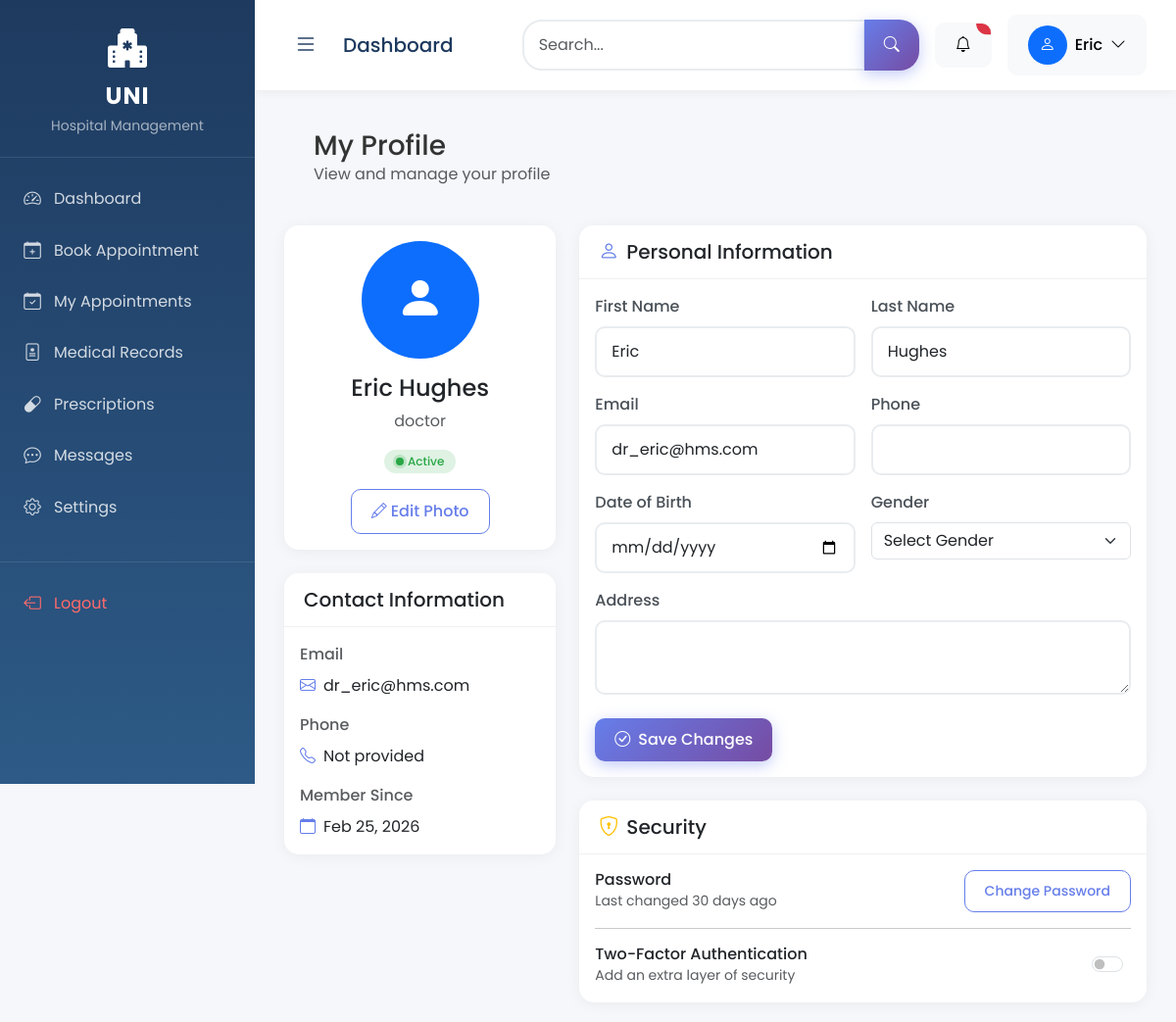
The page /dashboard/profile/ (signed in) on the database its author committed.
### apps/users/models.py (models this page shows)
class User(AbstractUser):
    class Role(models.TextChoices):
        ADMIN = 'ADMIN', 'Admin'
        DOCTOR = 'DOCTOR', 'Doctor'
        PATIENT = 'PATIENT', 'Patient'
    role = models.CharField(max_length=50, choices=Role.choices, default=Role.PATIENT)

### core/views.py (the view)
# urls.py: path('profile/', views.profile, name='profile'),
@login_required
@never_cache
def profile(request):
    if not request.user.is_authenticated:
        return redirect('login')
    return render(request, 'profile.html', {'user': request.user})

### templates/profile.html (shortened to what this page needs)
{% extends "base.html" %}
{% load static %}
{% block content %}
<div class="header">
    <div class="d-flex justify-content-between align-items-center">
        <div>
            <h1 class="h3 mb-0 fade-in">My Profile</h1>
            <p class="text-muted mb-0 fade-in delay-1">View and manage your profile</p>
        </div>
    </div>
</div>
<div class="row">
    <div class="col-lg-4">
        <div class="card text-center mb-4">
            <div class="card-body">
                <div class="avatar-circle bg-primary text-white mx-auto mb-3" style="width: 120px; height: 120px; border-radius: 50%; display: flex; align-items: center; justify-content: center; font-size: 3rem;">
                    <i class="bi bi-person-fill"></i>
                </div>
                <h4>{{ user.first_name }} {{ user.last_name }}</h4>
                <p class="text-muted">{{ user.get_role_display|default:"User" }}</p>
                <span class="badge badge-soft-success mb-3">
                    <span class="status-dot online me-1"></span>Active
                </span>
                <div class="d-flex justify-content-center gap-2">
                    <button class="btn btn-outline-primary">
                        <i class="bi bi-pencil me-1"></i>Edit Photo
                    </button>
                </div>
            </div>
        </div>
        <div class="card">
            <div class="card-header">
                <h5 class="mb-0">Contact Information</h5>
            </div>
            <div class="card-body">
                <div class="mb-3">
                    <label class="form-label text-muted">Email</label>
                    <p class="mb-0"><i class="bi bi-envelope me-2 text-primary"></i>{{ user.email }}</p>
                </div>
                <div class="mb-3">
                    <label class="form-label text-muted">Phone</label>
                    <p class="mb-0"><i class="bi bi-telephone me-2 text-primary"></i>{{ user.phone_number|default:"Not provided" }}</p>
                </div>
                <div class="mb-0">
                    <label class="form-label text-muted">Member Since</label>
                    <p class="mb-0"><i class="bi bi-calendar me-2 text-primary"></i>{{ user.date_joined|date:"M d, Y" }}</p>
                </div>
            </div>
        </div>
    </div>
    <div class="col-lg-8">
        <div class="card mb-4">
            <div class="card-header">
                <h5 class="mb-0"><i class="bi bi-person me-2 text-primary"></i>Personal Information</h5>
            </div>
            <div class="card-body">
                <form>
                    <div class="row g-3">
                        <div class="col-md-6">
                            <label class="form-label">First Name</label>
                            <input type="text" class="form-control" value="{{ user.first_name }}">
                        </div>
                        <div class="col-md-6">
                            <label class="form-label">Last Name</label>
                            <input type="text" class="form-control" value="{{ user.last_name }}">
                        </div>
                        <div class="col-md-6">
                            <label class="form-label">Email</label>
                            <input type="email" class="form-control" value="{{ user.email }}">
                        </div>
                        <div class="col-md-6">
                            <label class="form-label">Phone</label>
                            <input type="tel" class="form-control" value="{{ user.phone_number|default:'' }}">
                        </div>
                        <div class="col-md-6">
                            <label class="form-label">Date of Birth</label>
                            <input type="date" class="form-control">
                        </div>
                        <div class="col-md-6">
                            <label class="form-label">Gender</label>
                            <select class="form-select">
                                <option value="">Select Gender</option>
                            </select>
                        </div>
                        <div class="col-12">
                            <label class="form-label">Address</label>
                            <textarea class="form-control" rows="2"></textarea>
                        </div>
                    </div>
                    <div class="mt-4">
                        <button type="submit" class="btn btn-primary">
                            <i class="bi bi-check-circle me-2"></i>Save Changes
                        </button>
                    </div>
                </form>
            </div>
        </div>
        <div class="card">
            <div class="card-header">
                <h5 class="mb-0"><i class="bi bi-shield-lock me-2 text-warning"></i>Security</h5>
            </div>
            <div class="card-body">
                <div class="d-flex justify-content-between align-items-center mb-3">
                    <div>
                        <h6 class="mb-0">Password</h6>
                        <small class="text-muted">Last changed 30 days ago</small>
                    </div>
                    <button class="btn btn-outline-primary btn-sm">Change Password</button>
                </div>
                <hr>
                <div class="d-flex justify-content-between align-items-center">
                    <div>
                        <h6 class="mb-0">Two-Factor Authentication</h6>
                        <small class="text-muted">Add an extra layer of security</small>
                    </div>
                    <div class="form-check form-switch">
                        <input class="form-check-input" type="checkbox" id="twoFactor">
                    </div>
                </div>
            </div>
        </div>
    </div>
</div>
{% endblock %}

### templates/base.html (shortened to what this page needs)
{% load static %}
<!DOCTYPE html>
<html lang="en" data-bs-theme="light">
<head>
    <link href="https://cdn.jsdelivr.net/npm/bootstrap@5.3.3/dist/css/bootstrap.min.css" rel="stylesheet">
    <link rel="stylesheet" href="https://cdn.jsdelivr.net/npm/bootstrap-icons@1.11.3/font/bootstrap-icons.min.css">
    <link rel="stylesheet" href="{% static 'css/style.css' %}">
</head>
<body>
    {% if user.is_authenticated %}
    <div class="sidebar" id="sidebar">
        <div class="sidebar-brand">
            <i class="bi bi-hospital-fill brand-icon"></i>
            <div class="brand-text">UNI</div>
            <small style="color: rgba(255,255,255,0.6);">Hospital Management</small>
        </div>
        <div class="sidebar-menu">
{% if user.role == 'ADMIN' %}
            <a href="{% url 'core:admin-dashboard' %}" class="sidebar-menu-item {% if request.resolver_match.url_name == 'admin-dashboard' %}active{% endif %}">
                <i class="bi bi-speedometer2"></i>Dashboard
            </a>
            <a href="{% url 'core:patient-list' %}" class="sidebar-menu-item {% if request.resolver_match.url_name == 'patient-list' %}active{% endif %}">
                <i class="bi bi-people"></i>Patients
            </a>
            <a href="{% url 'core:doctor-list' %}" class="sidebar-menu-item {% if request.resolver_match.url_name == 'doctor-list' %}active{% endif %}">
                <i class="bi bi-person-heart"></i>Doctors
            </a>
            <a href="{% url 'core:appointment-list' %}" class="sidebar-menu-item {% if request.resolver_match.url_name == 'appointment-list' %}active{% endif %}">
                <i class="bi bi-calendar-check"></i>Appointments
            </a>
            <a href="{% url 'core:medical-records' %}" class="sidebar-menu-item {% if request.resolver_match.url_name == 'medical-records' %}active{% endif %}">
                <i class="bi bi-file-medical"></i>Medical Records
            </a>
            <a href="{% url 'core:prescriptions' %}" class="sidebar-menu-item {% if request.resolver_match.url_name == 'prescriptions' %}active{% endif %}">
                <i class="bi bi-capsule"></i>Prescriptions
            </a>
            <a href="{% url 'core:messages' %}" class="sidebar-menu-item {% if request.resolver_match.url_name == 'messages' %}active{% endif %}">
                <i class="bi bi-chat-dots"></i>Messages
            </a>
            <a href="{% url 'core:settings' %}" class="sidebar-menu-item {% if request.resolver_match.url_name == 'settings' %}active{% endif %}">
                <i class="bi bi-gear"></i>Settings
            </a>
            {% else %}
            <a href="{% url 'core:patient-dashboard' %}" class="sidebar-menu-item {% if request.resolver_match.url_name == 'patient-dashboard' %}active{% endif %}">
                <i class="bi bi-speedometer2"></i>Dashboard
            </a>
            <a href="{% url 'core:appointment-create' %}" class="sidebar-menu-item {% if request.resolver_match.url_name == 'appointment-create' %}active{% endif %}">
                <i class="bi bi-calendar-plus"></i>Book Appointment
            </a>
            <a href="{% url 'core:appointment-list' %}" class="sidebar-menu-item {% if request.resolver_match.url_name == 'appointment-list' %}active{% endif %}">
                <i class="bi bi-calendar-check"></i>My Appointments
            </a>
            <a href="{% url 'core:medical-records' %}" class="sidebar-menu-item {% if request.resolver_match.url_name == 'medical-records' %}active{% endif %}">
                <i class="bi bi-file-medical"></i>Medical Records
            </a>
            <a href="{% url 'core:prescriptions' %}" class="sidebar-menu-item {% if request.resolver_match.url_name == 'prescriptions' %}active{% endif %}">
                <i class="bi bi-capsule"></i>Prescriptions
            </a>
            <a href="{% url 'core:messages' %}" class="sidebar-menu-item {% if request.resolver_match.url_name == 'messages' %}active{% endif %}">
                <i class="bi bi-chat-dots"></i>Messages
            </a>
            <a href="{% url 'core:settings' %}" class="sidebar-menu-item {% if request.resolver_match.url_name == 'settings' %}active{% endif %}">
                <i class="bi bi-gear"></i>Settings
            </a>
            {% endif %}
            <div style="margin-top: 30px; border-top: 1px solid rgba(255,255,255,0.1); padding-top: 15px;">
                <a href="{% url 'logout' %}" class="sidebar-menu-item logout-link" style="color: #ff6b6b;" onclick="return handleLogout(event);">
                    <i class="bi bi-box-arrow-left"></i>Logout
                </a>
            </div>
        </div>
    </div>
    <div class="main-content" id="main-content">
        <nav class="top-navbar d-flex justify-content-between align-items-center">
            <div class="d-flex align-items-center">
                <button class="menu-toggle me-3" id="menu-toggle">
                    <i class="bi bi-list"></i>
                </button>
                <h5 class="mb-0" style="color: var(--uni-primary);">{% block page-title %}Dashboard{% endblock %}</h5>
            </div>
            <div class="d-flex align-items-center gap-3">
                <div class="search-box">
                    <div class="input-group">
                        <input type="text" class="form-control" placeholder="Search..." style="border-radius: 20px 0 0 20px;">
                        <button class="btn btn-primary" style="border-radius: 0 20px 20px 0;">
                            <i class="bi bi-search"></i>
                        </button>
                    </div>
                </div>
                <div class="dropdown">
                    <button class="btn btn-light position-relative" data-bs-toggle="dropdown">
                        <i class="bi bi-bell"></i>
                        <span class="position-absolute top-0 start-100 translate-middle badge rounded-pill bg-danger" style="font-size: 0.6rem;">
                        </span>
                    </button>
                </div>
                <div class="dropdown">
                    <button class="btn btn-light d-flex align-items-center gap-2" data-bs-toggle="dropdown">
                        <div class="avatar bg-primary text-white">
                            <i class="bi bi-person"></i>
                        </div>
                        <span class="d-none d-md-inline">{{ user.first_name|default:user.username }}</span>
                        <i class="bi bi-chevron-down"></i>
                    </button>
                </div>
            </div>
        </nav>
        <div class="content-wrapper page-content" style="padding: 20px 30px;">
            {% block content %}{% endblock %}
        </div>
    </div>
    {% else %}
    <div style="min-height: 100vh;">
        {% block login-content %}{% endblock %}
    </div>
    {% endif %}
</body>
</html>

### rows shown on the page
User: first_name "Eric", last_name "Hughes", role "doctor", email "dr_eric@hms.com", date_joined "Feb 25, 2026"

### other values the page prints
{{ user.phone_number|default:"Not provided" }} "Not provided"
